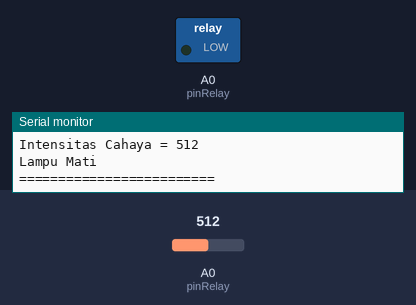
This sketch was run on a simulated Arduino Uno, built with avr-gcc and run on an emulated ATmega328P. On the bench: switched loads named in the sketch (green lamp = pin HIGH), the last lines printed to the serial monitor. Inputs (shaded band) come from the test bench; at power-on: A0 (pinRelay) = 512.

Above: at 1.8 s.
1.9 s: A0 (pinRelay) set to 54
3.4 s: A0 (pinRelay) set to 48
At 5.3 s:
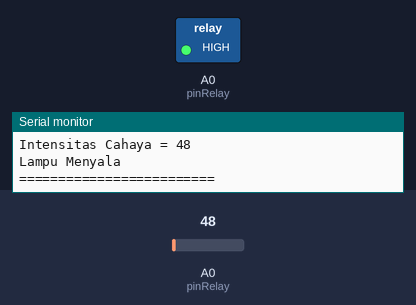
5.6 s: A0 (pinRelay) set to 122
At 6.7 s:
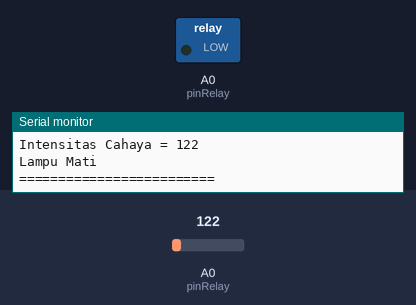
7.6 s: A0 (pinRelay) set to 40
At 9.1 s:
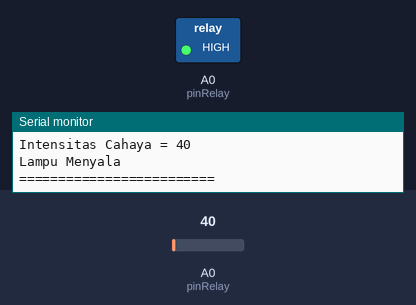
Timing chart, 0 to 10.6 s (numbered marks = the images above; inputs shaded):
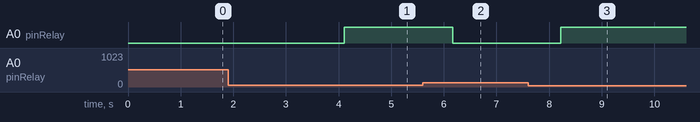

Measured:
- the behaviour switches between 51 and 50 on A0 (pinRelay) (found by bisection; images 0 and 1)
- after the input at 3.4 s, A0 (pinRelay): LOW → HIGH after 0.71 s
- after the input at 5.6 s, A0 (pinRelay): HIGH → LOW after 0.57 s
- after the input at 7.6 s, A0 (pinRelay): LOW → HIGH after 0.62 s

The sketch:

relayldr.ino
```cpp
int hasilLdr;
int pinRelay = 14;

void setup() {
  Serial.begin(9600);
  pinMode(pinRelay,OUTPUT);
  digitalWrite(pinRelay, LOW);
}

void loop() {
  hasilLdr = analogRead(A0);
  Serial.println("=========================");
  Serial.print("Intensitas Cahaya = ");
  Serial.println(hasilLdr);

  if(hasilLdr>50){
    digitalWrite(pinRelay,LOW);
    Serial.println("Lampu Mati");
  }else if(hasilLdr<=50){
    digitalWrite(pinRelay,HIGH);
    Serial.println("Lampu Menyala");
  }
  Serial.println("=========================");
  delay(1000);

}
```
